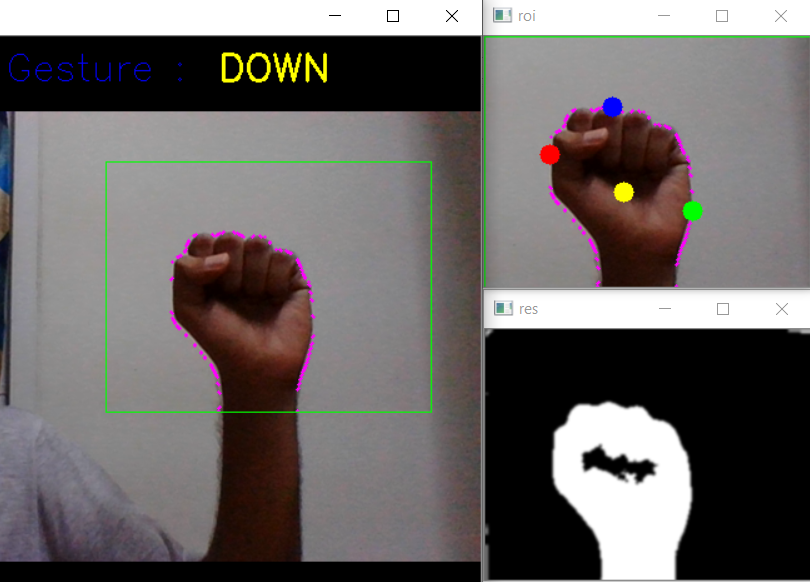
#> input picture OpenCV_exercises/Gesture_recognition/down.PNG, 810 x 582 px, given in place of the camera
$ python hand_gesture_krithik.py
#> lines starting #> are read from the running program, lines starting #| are printed output that depends on the picture; after the words box and inside, x2 and y2 are one past the last pixel; in counts of white or black regions, pixels touching at a corner belong together
#for proper functioning ensure that the background is plain (ideally a wall)
#try moving hand forward or backward if right gesture is not recognized
#fit your hand (upto wrist) within the rectangle(ROI)

import cv2 as cv
import numpy as np
import math

cap=cv.VideoCapture(0)


def dist(p1,p2):
  return math.sqrt(((p2[0] - p1[0]) ** 2) + ((p2[1] - p1[1]) ** 2))

while True:

    _,frame=cap.read()
#> frame is the input picture: shape (582, 810, 3); mean B, G, R 103.3, 104.3, 109
    frame=cv.flip(frame,1)
    #region of interest where gesture are identified
    cv.rectangle(frame,(340,100),(600,300),(0,255,0),0)
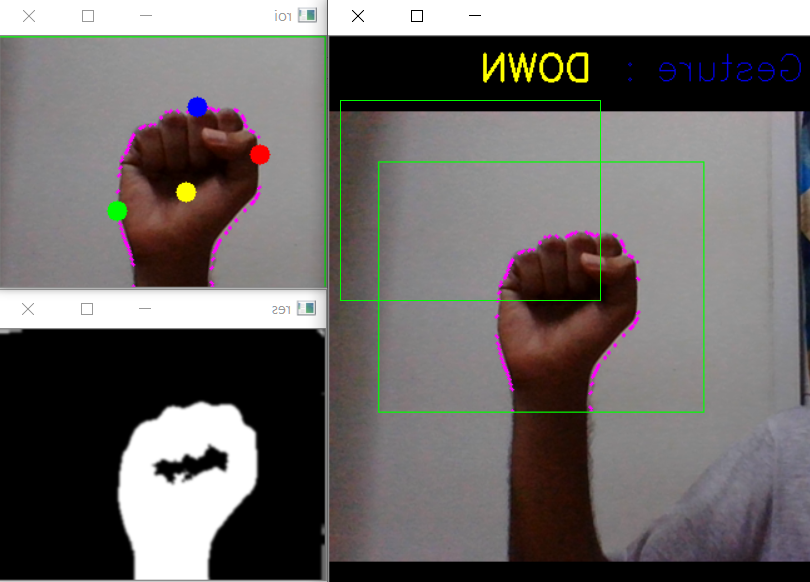
#> frame: shape (582, 810, 3); mean B, G, R 103.2, 104.7, 108.9
    roi=frame[100:300,340:600]

    #processing Roi
    roi_blur = cv.GaussianBlur(roi, (15, 15), 0)
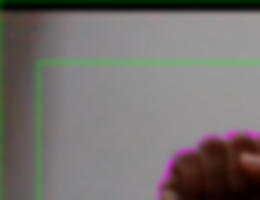
#> roi_blur: shape (200, 260, 3); mean B, G, R 110.3, 112.8, 117.1
    hsv_roi=cv.cvtColor(roi_blur, cv.COLOR_BGR2HSV)
#> hsv_roi: shape (200, 260, 3); mean H, S, V 73.3, 42.3, 120.2

    #range of skin color
    su= np.array([180,255,255], dtype=np.uint8)
    sl= np.array([0,60,0], dtype=np.uint8)

    #creating a mask which will remove all non skin colored region
    mask = cv.inRange(hsv_roi, sl, su)
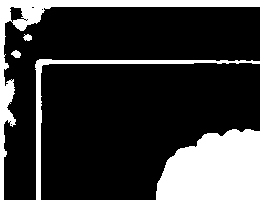
#> mask: shape (200, 260); 21.7% white; 5 white regions
    #masking roi with the mask
    res=cv.bitwise_and(roi,roi,mask=mask)

    #thresholding to get a grayscale image
    _, res = cv.threshold(res, 25, 255, cv.THRESH_BINARY)
    res=cv.GaussianBlur(res, (5, 5), 0)
    h,s,v1=cv.split(res)
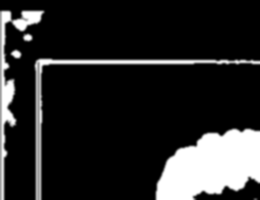
#> v1: shape (200, 260); min 0, max 255, mean 40.8
    res=v1
    res=res.astype(np.uint8)


    #finding and drawing contours
    contour,hierarchy= cv.findContours(res,cv.RETR_TREE,cv.CHAIN_APPROX_SIMPLE)
#> contour = 5 contours, 1 with area under 20; largest, box (x1, y1, x2, y2) and area: (154, 127, 260, 200) 5730, (33, 57, 260, 200) 2684, (0, 9, 46, 200) 2307, (9, 48, 23, 60) 123
    max_ct=max(contour, key = lambda x: cv.contourArea(x))
#> max_ct = contour of 98 points, box (x1, y1, x2, y2) (154, 127, 260, 200), area 5730
    epsilon = 0.00001*cv.arcLength(max_ct,True)
#> epsilon = 0.0034
    c= cv.approxPolyDP(max_ct,epsilon,True)
#> c has the same summary as max_ct
    cv.drawContours(roi, c, -1, (255, 0, 255), 2)
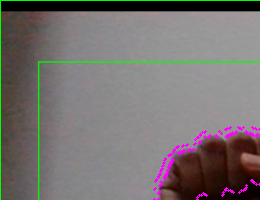
#> roi: shape (200, 260, 3); mean B, G, R 111.3, 112.9, 118.1

    #finding extreme points of the contour
    l = tuple(c[c[:, :, 0].argmin()][0])
#> l = (154, 189)
    r = tuple(c[c[:, :, 0].argmax()][0])
#> r = (259, 129)
    top = tuple(c[c[:, :, 1].argmin()][0])
#> top = (252, 127)

    #centroid of the contour
    M = cv.moments(max_ct)
#> M = moments, m00 5730.5, centre m10/m00, m01/m00 = (210.9, 165.1)
    cx = int(M['m10']/M['m00'])
#> cx = 210
    cy = int(M['m01']/M['m00'])
#> cy = 165
    cntr=(cx,cy)
#> cntr = (210, 165)

    #classification of gestures based on dist between points of contour
    font = cv.FONT_HERSHEY_SIMPLEX
    area=cv.contourArea(max_ct)
#> area = 5730.5
    cv.putText(frame, 'Gesture : ', (260, 35), font, 1, (255, 0, 0), 1)
    if dist(top,cntr)>110 and dist(l,cntr)<90:
        cv.putText(frame, 'UP', (430, 35), font, 1 ,(255, 255, 0), 2)
    elif dist(top,cntr)<90 and dist(r,cntr)>100:
        cv.putText(frame, 'RIGHT', (430, 35), font, 1, (0, 255, 0), 2)
    elif dist(top,cntr)>110 and dist(l,cntr)>100:
        cv.putText(frame, 'LEFT', (430, 35), font, 1, (255, 0, 255), 2)
    elif dist(top,cntr)<110 and dist(l,cntr)<100 and dist(r,cntr)<90:
        cv.putText(frame, 'DOWN', (430, 35), font, 1, (0, 255, 255), 2)

    cv.imshow('res',res)
    cv.imshow('img',frame)

    cv.circle(roi, l, 8, (0, 0, 255), -1)
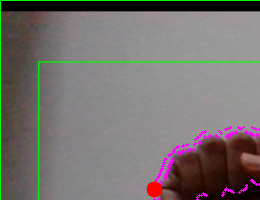
#> roi: shape (200, 260, 3); 0.38% of pixels changed, all inside (x1, y1, x2, y2) = (146, 181, 163, 198)
    cv.circle(roi, r, 8, (0, 255, 0), -1)
    cv.circle(roi, top, 8, (255, 0, 0), -1)
    cv.circle(roi, cntr, 8, (0, 255, 255), -1)
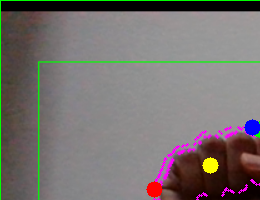
#> roi: shape (200, 260, 3); mean B, G, R 110.9, 113, 118.4


    cv.imshow("roi",roi)
    if cv.waitKey(40) == 27: # Esc to quit the video windows
#> (key Esc is pressed here)
        break

cv.destroyAllWindows()
cap.release()

$ run again, on OpenCV_exercises/Gesture_recognition/left.PNG
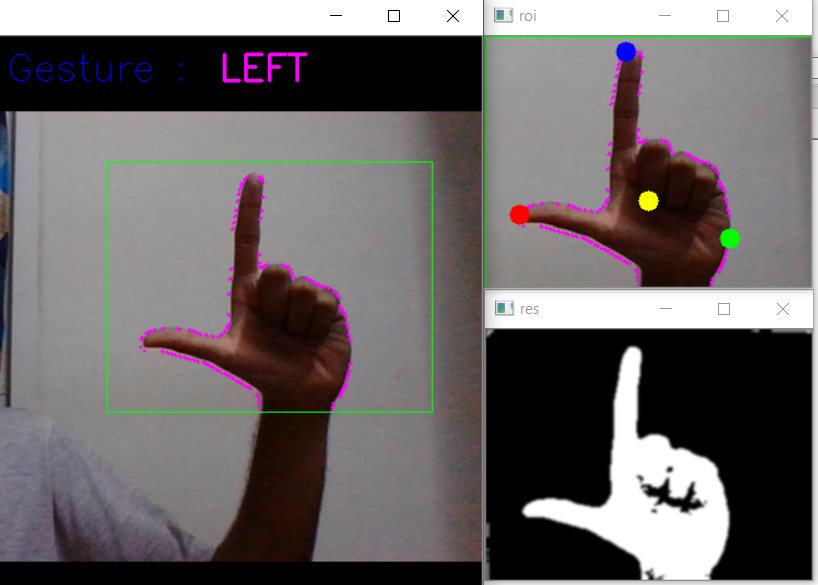
#> input picture OpenCV_exercises/Gesture_recognition/left.PNG, 818 x 585 px, given in place of the camera
#> frame is the input picture: shape (585, 818, 3); mean B, G, R 104.7, 103.9, 109.2
#> hsv_roi: shape (200, 260, 3); mean H, S, V 74.4, 40.1, 120.4
#> `mask = cv.inRange(hsv_roi, sl, su)`:
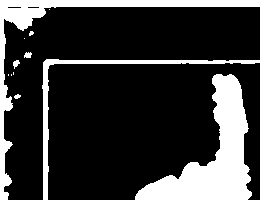
#> mask: shape (200, 260); 21.3% white; 12 white regions (6 under 20 px)
#> contour = 3 contours; box (x1, y1, x2, y2) and area: (133, 72, 254, 200) 6422, (40, 57, 260, 200) 2672, (0, 9, 48, 200) 2524
#> max_ct = contour of 144 points, box (x1, y1, x2, y2) (133, 72, 254, 200), area 6422
#> epsilon = 0.00494
#> c has the same summary as max_ct
#> l = (133, 194)
#> r = (253, 197)
#> top = (233, 72)
#> M = moments, m00 6422.5, centre m10/m00, m01/m00 = (213.5, 153.6)
#> cx = 213
#> cy = 153
#> cntr = (213, 153)
#> area = 6422.5
#> `cv.circle(roi, cntr, 8, (0, 255, 255), -1)`:
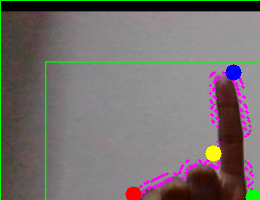
#> roi: shape (200, 260, 3); mean B, G, R 110, 111.3, 117.9

$ run again, on OpenCV_exercises/Gesture_recognition/right.PNG
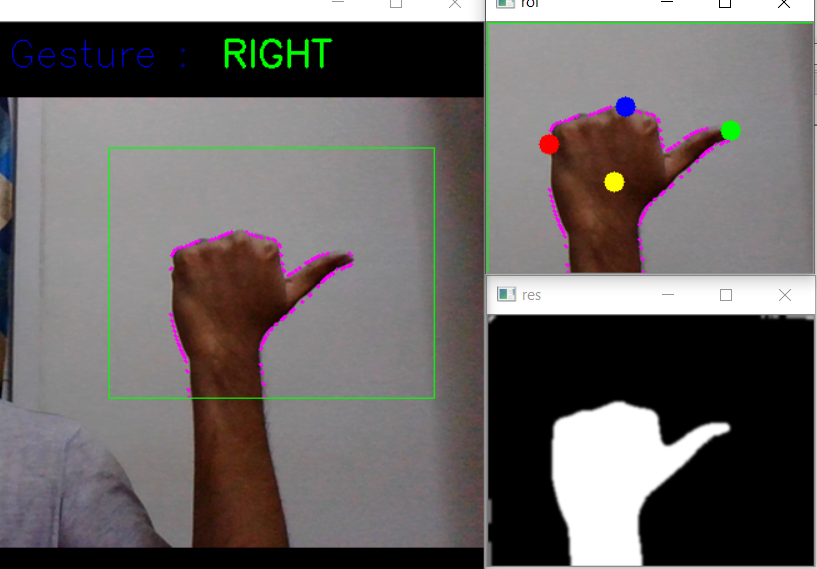
#> input picture OpenCV_exercises/Gesture_recognition/right.PNG, 817 x 569 px, given in place of the camera
#> frame is the input picture: shape (569, 817, 3); mean B, G, R 101.1, 102.3, 106.9
#> hsv_roi: shape (200, 260, 3); mean H, S, V 71, 35.3, 129.1
#> `mask = cv.inRange(hsv_roi, sl, su)`:
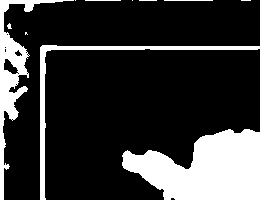
#> mask: shape (200, 260); 20.8% white; 11 white regions (6 under 20 px)
#> contour = 6 contours, 1 with area under 20; largest, box (x1, y1, x2, y2) and area: (120, 127, 260, 200) 7069, (0, 0, 65, 200) 3175, (38, 43, 260, 200) 2791, (23, 30, 30, 37) 34, (5, 62, 12, 70) 24
#> max_ct = contour of 114 points, box (x1, y1, x2, y2) (120, 127, 260, 200), area 7069
#> epsilon = 0.00428
#> c has the same summary as max_ct
#> l = (120, 153)
#> r = (259, 130)
#> top = (251, 127)
#> M = moments, m00 7069, centre m10/m00, m01/m00 = (203, 167.2)
#> cx = 202
#> cy = 167
#> cntr = (202, 167)
#> area = 7069
#> `cv.circle(roi, cntr, 8, (0, 255, 255), -1)`:
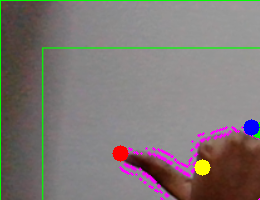
#> roi: shape (200, 260, 3); mean B, G, R 117.2, 119.3, 126.8

$ run again, on OpenCV_exercises/Gesture_recognition/up.PNG
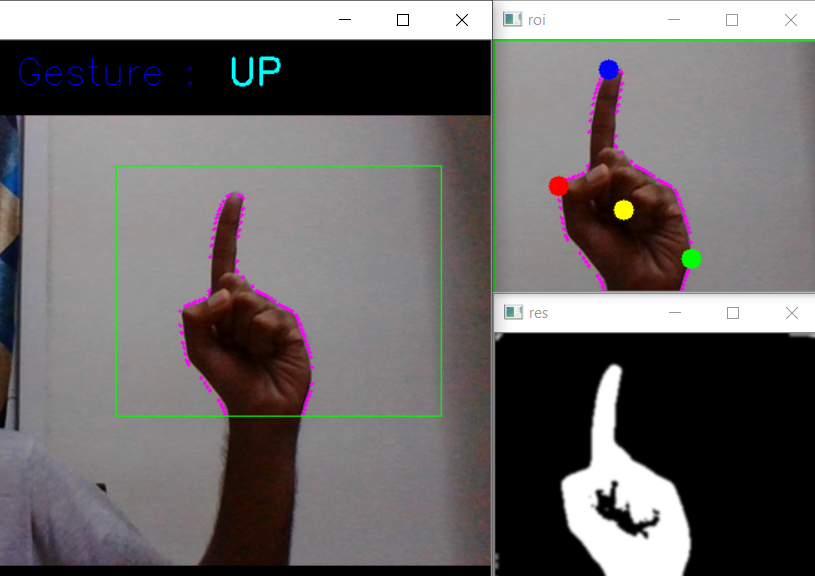
#> input picture OpenCV_exercises/Gesture_recognition/up.PNG, 815 x 576 px, given in place of the camera
#> frame is the input picture: shape (576, 815, 3); mean B, G, R 105.6, 105.5, 109.3
#> hsv_roi: shape (200, 260, 3); mean H, S, V 77.3, 32.3, 124.7
#> mask: shape (200, 260); 15.6% white; 7 white regions (2 under 20 px)
#> contour = 5 contours, 1 with area under 20; largest, box (x1, y1, x2, y2) and area: (198, 90, 260, 200) 3508, (28, 61, 260, 200) 2673, (0, 13, 30, 200) 1448, (11, 72, 22, 82) 81
#> max_ct = contour of 72 points, box (x1, y1, x2, y2) (198, 90, 260, 200), area 3508
#> epsilon = 0.00338
#> c has the same summary as max_ct
#> l = (198, 195)
#> r = (259, 199)
#> top = (249, 90)
#> M = moments, m00 3507.5, centre m10/m00, m01/m00 = (240.9, 149.9)
#> cx = 240
#> cy = 149
#> cntr = (240, 149)
#> area = 3507.5
#> `cv.circle(roi, cntr, 8, (0, 255, 255), -1)`:
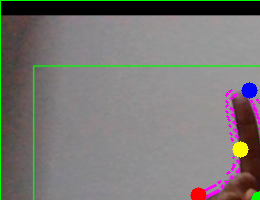
#> roi: shape (200, 260, 3); mean B, G, R 116.6, 118.8, 122
